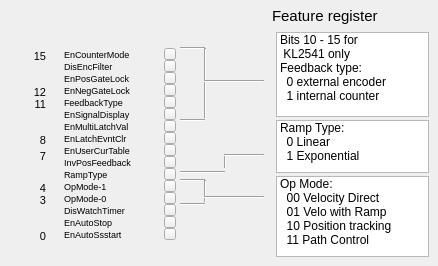
      <widget class="QWidget" name="feature1_2">
       <attribute name="title">
        <string>Feature 1</string>
       </attribute>
       <widget class="QELabel" name="qelabel_238">
        <property name="geometry">
         <rect>
          <x>12</x>
          <y>8</y>
          <width>73</width>
          <height>16</height>
         </rect>
        </property>
        <property name="font">
         <font>
          <pointsize>11</pointsize>
          <weight>75</weight>
          <bold>true</bold>
         </font>
        </property>
        <property name="variable" stdset="0">
         <string>$(P):LI:$(T):DATA.DESC</string>
        </property>
        <property name="variableSubstitutions" stdset="0">
         <string>P=CHA,T=2531-2-2</string>
        </property>
        <property name="displayAlarmState">
         <bool>false</bool>
        </property>
       </widget>
       <widget class="QEBitStatus" name="qebitstatus_16">
        <property name="geometry">
         <rect>
          <x>48</x>
          <y>48</y>
          <width>12</width>
          <height>192</height>
         </rect>
        </property>
        <property name="numberOfBits">
         <number>16</number>
        </property>
        <property name="Orientation">
         <enum>QBitStatus::LSB_On_Bottom</enum>
        </property>
        <property name="offColour">
         <color>
          <red>157</red>
          <green>171</green>
          <blue>193</blue>
         </color>
        </property>
        <property name="variable" stdset="0">
         <string>$(P):LI:$(T):RWE:FEAT</string>
        </property>
        <property name="variableSubstitutions" stdset="0">
         <string>P=CHA,T=2531-2-2</string>
        </property>
        <property name="displayAlarmState">
         <bool>false</bool>
        </property>
       </widget>
       <widget class="TButton" name="featTB_16">
        <property name="geometry">
         <rect>
          <x>164</x>
          <y>48</y>
          <width>12</width>
          <height>12</height>
         </rect>
        </property>
        <property name="text">
         <string/>
        </property>
        <property name="variable" stdset="0">
         <string>$(P):LO:SC:$(T):RWE:FEAT</string>
        </property>
        <property name="variableSubstitutions" stdset="0">
         <string>P=CHA,T=2531-2-2</string>
        </property>
        <property name="subscribe">
         <bool>true</bool>
        </property>
        <property name="AlarmEnable" stdset="0">
         <bool>false</bool>
        </property>
        <property name="showLabel">
         <bool>false</bool>
        </property>
        <property name="bitNumber" stdset="0">
         <UInt>15</UInt>
        </property>
       </widget>
       <widget class="TButton" name="featTB_17">
        <property name="geometry">
         <rect>
          <x>164</x>
          <y>60</y>
          <width>12</width>
          <height>12</height>
         </rect>
        </property>
        <property name="text">
         <string/>
        </property>
        <property name="variable" stdset="0">
         <string>$(P):LO:SC:$(T):RWE:FEAT</string>
        </property>
        <property name="variableSubstitutions" stdset="0">
         <string>P=CHA,T=2531-2-2</string>
        </property>
        <property name="subscribe">
         <bool>true</bool>
        </property>
        <property name="AlarmEnable" stdset="0">
         <bool>false</bool>
        </property>
        <property name="showLabel">
         <bool>false</bool>
        </property>
        <property name="bitNumber" stdset="0">
         <UInt>14</UInt>
        </property>
       </widget>
       <widget class="TButton" name="featTB_18">
        <property name="geometry">
         <rect>
          <x>164</x>
          <y>72</y>
          <width>12</width>
          <height>12</height>
         </rect>
        </property>
        <property name="text">
         <string/>
        </property>
        <property name="variable" stdset="0">
         <string>$(P):LO:SC:$(T):RWE:FEAT</string>
        </property>
        <property name="variableSubstitutions" stdset="0">
         <string>P=CHA,T=2531-2-2</string>
        </property>
        <property name="subscribe">
         <bool>true</bool>
        </property>
        <property name="AlarmEnable" stdset="0">
         <bool>false</bool>
        </property>
        <property name="showLabel">
         <bool>false</bool>
        </property>
        <property name="bitNumber" stdset="0">
         <UInt>13</UInt>
        </property>
       </widget>
       <widget class="TButton" name="featTB_19">
        <property name="geometry">
         <rect>
          <x>164</x>
          <y>84</y>
          <width>12</width>
          <height>12</height>
         </rect>
        </property>
        <property name="text">
         <string/>
        </property>
        <property name="variable" stdset="0">
         <string>$(P):LO:SC:$(T):RWE:FEAT</string>
        </property>
        <property name="variableSubstitutions" stdset="0">
         <string>P=CHA,T=2531-2-2</string>
        </property>
        <property name="subscribe">
         <bool>true</bool>
        </property>
        <property name="AlarmEnable" stdset="0">
         <bool>false</bool>
        </property>
        <property name="showLabel">
         <bool>false</bool>
        </property>
        <property name="bitNumber" stdset="0">
         <UInt>12</UInt>
        </property>
       </widget>
       <widget class="TButton" name="featTB_20">
        <property name="geometry">
         <rect>
          <x>164</x>
          <y>96</y>
          <width>12</width>
          <height>12</height>
         </rect>
        </property>
        <property name="text">
         <string/>
        </property>
        <property name="variable" stdset="0">
         <string>$(P):LO:SC:$(T):RWE:FEAT</string>
        </property>
        <property name="variableSubstitutions" stdset="0">
         <string>P=CHA,T=2531-2-2</string>
        </property>
        <property name="subscribe">
         <bool>true</bool>
        </property>
        <property name="AlarmEnable" stdset="0">
         <bool>false</bool>
        </property>
        <property name="showLabel">
         <bool>false</bool>
        </property>
        <property name="bitNumber" stdset="0">
         <UInt>11</UInt>
        </property>
       </widget>
       <widget class="TButton" name="featTB_21">
        <property name="geometry">
         <rect>
          <x>164</x>
          <y>108</y>
          <width>12</width>
          <height>12</height>
         </rect>
        </property>
        <property name="text">
         <string/>
        </property>
        <property name="variable" stdset="0">
         <string>$(P):LO:SC:$(T):RWE:FEAT</string>
        </property>
        <property name="variableSubstitutions" stdset="0">
         <string>P=CHA,T=2531-2-2</string>
        </property>
        <property name="subscribe">
         <bool>true</bool>
        </property>
        <property name="AlarmEnable" stdset="0">
         <bool>false</bool>
        </property>
        <property name="showLabel">
         <bool>false</bool>
        </property>
        <property name="bitNumber" stdset="0">
         <UInt>10</UInt>
        </property>
       </widget>
       <widget class="TButton" name="featTB_22">
        <property name="geometry">
         <rect>
          <x>164</x>
          <y>120</y>
          <width>12</width>
          <height>12</height>
         </rect>
        </property>
        <property name="text">
         <string/>
        </property>
        <property name="variable" stdset="0">
         <string>$(P):LO:SC:$(T):RWE:FEAT</string>
        </property>
        <property name="variableSubstitutions" stdset="0">
         <string>P=CHA,T=2531-2-2</string>
        </property>
        <property name="subscribe">
         <bool>true</bool>
        </property>
        <property name="AlarmEnable" stdset="0">
         <bool>false</bool>
        </property>
        <property name="showLabel">
         <bool>false</bool>
        </property>
        <property name="bitNumber" stdset="0">
         <UInt>9</UInt>
        </property>
       </widget>
       <widget class="TButton" name="featTB_23">
        <property name="geometry">
         <rect>
          <x>164</x>
          <y>132</y>
          <width>12</width>
          <height>12</height>
         </rect>
        </property>
        <property name="text">
         <string/>
        </property>
        <property name="variable" stdset="0">
         <string>$(P):LO:SC:$(T):RWE:FEAT</string>
        </property>
        <property name="variableSubstitutions" stdset="0">
         <string>P=CHA,T=2531-2-2</string>
        </property>
        <property name="subscribe">
         <bool>true</bool>
        </property>
        <property name="AlarmEnable" stdset="0">
         <bool>false</bool>
        </property>
        <property name="showLabel">
         <bool>false</bool>
        </property>
        <property name="bitNumber" stdset="0">
         <UInt>8</UInt>
        </property>
       </widget>
       <widget class="TButton" name="featTB_24">
        <property name="geometry">
         <rect>
          <x>164</x>
          <y>144</y>
          <width>12</width>
          <height>12</height>
         </rect>
        </property>
        <property name="text">
         <string/>
        </property>
        <property name="variable" stdset="0">
         <string>$(P):LO:SC:$(T):RWE:FEAT</string>
        </property>
        <property name="variableSubstitutions" stdset="0">
         <string>P=CHA,T=2531-2-2</string>
        </property>
        <property name="subscribe">
         <bool>true</bool>
        </property>
        <property name="AlarmEnable" stdset="0">
         <bool>false</bool>
        </property>
        <property name="showLabel">
         <bool>false</bool>
        </property>
        <property name="bitNumber" stdset="0">
         <UInt>7</UInt>
        </property>
       </widget>
       <widget class="TButton" name="featTB_25">
        <property name="geometry">
         <rect>
          <x>164</x>
          <y>156</y>
          <width>12</width>
          <height>12</height>
         </rect>
        </property>
        <property name="text">
         <string/>
        </property>
        <property name="variable" stdset="0">
         <string>$(P):LO:SC:$(T):RWE:FEAT</string>
        </property>
        <property name="variableSubstitutions" stdset="0">
         <string>P=CHA,T=2531-2-2</string>
        </property>
        <property name="subscribe">
         <bool>true</bool>
        </property>
        <property name="AlarmEnable" stdset="0">
         <bool>false</bool>
        </property>
        <property name="showLabel">
         <bool>false</bool>
        </property>
        <property name="bitNumber" stdset="0">
         <UInt>6</UInt>
        </property>
       </widget>
       <widget class="TButton" name="featTB_26">
        <property name="geometry">
         <rect>
          <x>164</x>
          <y>168</y>
          <width>12</width>
          <height>12</height>
         </rect>
        </property>
        <property name="text">
         <string/>
        </property>
        <property name="variable" stdset="0">
         <string>$(P):LO:SC:$(T):RWE:FEAT</string>
        </property>
        <property name="variableSubstitutions" stdset="0">
         <string>P=CHA,T=2531-2-2</string>
        </property>
        <property name="subscribe">
         <bool>true</bool>
        </property>
        <property name="AlarmEnable" stdset="0">
         <bool>false</bool>
        </property>
        <property name="showLabel">
         <bool>false</bool>
        </property>
        <property name="bitNumber" stdset="0">
         <UInt>5</UInt>
        </property>
       </widget>
       <widget class="TButton" name="featTB_27">
        <property name="geometry">
         <rect>
          <x>164</x>
          <y>180</y>
          <width>12</width>
          <height>12</height>
         </rect>
        </property>
        <property name="text">
         <string/>
        </property>
        <property name="variable" stdset="0">
         <string>$(P):LO:SC:$(T):RWE:FEAT</string>
        </property>
        <property name="variableSubstitutions" stdset="0">
         <string>P=CHA,T=2531-2-2</string>
        </property>
        <property name="subscribe">
         <bool>true</bool>
        </property>
        <property name="AlarmEnable" stdset="0">
         <bool>false</bool>
        </property>
        <property name="showLabel">
         <bool>false</bool>
        </property>
        <property name="bitNumber" stdset="0">
         <UInt>4</UInt>
        </property>
       </widget>
       <widget class="TButton" name="featTB_28">
        <property name="geometry">
         <rect>
          <x>164</x>
          <y>192</y>
          <width>12</width>
          <height>12</height>
         </rect>
        </property>
        <property name="text">
         <string/>
        </property>
        <property name="variable" stdset="0">
         <string>$(P):LO:SC:$(T):RWE:FEAT</string>
        </property>
        <property name="variableSubstitutions" stdset="0">
         <string>P=CHA,T=2531-2-2</string>
        </property>
        <property name="subscribe">
         <bool>true</bool>
        </property>
        <property name="AlarmEnable" stdset="0">
         <bool>false</bool>
        </property>
        <property name="showLabel">
         <bool>false</bool>
        </property>
        <property name="bitNumber" stdset="0">
         <UInt>3</UInt>
        </property>
       </widget>
       <widget class="TButton" name="featTB_29">
        <property name="geometry">
         <rect>
          <x>164</x>
          <y>204</y>
          <width>12</width>
          <height>12</height>
         </rect>
        </property>
        <property name="text">
         <string/>
        </property>
        <property name="variable" stdset="0">
         <string>$(P):LO:SC:$(T):RWE:FEAT</string>
        </property>
        <property name="variableSubstitutions" stdset="0">
         <string>P=CHA,T=2531-2-2</string>
        </property>
        <property name="subscribe">
         <bool>true</bool>
        </property>
        <property name="AlarmEnable" stdset="0">
         <bool>false</bool>
        </property>
        <property name="showLabel">
         <bool>false</bool>
        </property>
        <property name="bitNumber" stdset="0">
         <UInt>2</UInt>
        </property>
       </widget>
       <widget class="TButton" name="featTB_30">
        <property name="geometry">
         <rect>
          <x>164</x>
          <y>216</y>
          <width>12</width>
          <height>12</height>
         </rect>
        </property>
        <property name="text">
         <string/>
        </property>
        <property name="variable" stdset="0">
         <string>$(P):LO:SC:$(T):RWE:FEAT</string>
        </property>
        <property name="variableSubstitutions" stdset="0">
         <string>P=CHA,T=2531-2-2</string>
        </property>
        <property name="subscribe">
         <bool>true</bool>
        </property>
        <property name="AlarmEnable" stdset="0">
         <bool>false</bool>
        </property>
        <property name="showLabel">
         <bool>false</bool>
        </property>
        <property name="bitNumber" stdset="0">
         <UInt>1</UInt>
        </property>
       </widget>
       <widget class="TButton" name="featTB_31">
        <property name="geometry">
         <rect>
          <x>164</x>
          <y>228</y>
          <width>12</width>
          <height>12</height>
         </rect>
        </property>
        <property name="text">
         <string/>
        </property>
        <property name="variable" stdset="0">
         <string>$(P):LO:SC:$(T):RWE:FEAT</string>
        </property>
        <property name="variableSubstitutions" stdset="0">
         <string>P=CHA,T=2531-2-2</string>
        </property>
        <property name="subscribe">
         <bool>true</bool>
        </property>
        <property name="AlarmEnable" stdset="0">
         <bool>false</bool>
        </property>
        <property name="showLabel">
         <bool>false</bool>
        </property>
       </widget>
       <widget class="QLabel" name="label_100">
        <property name="geometry">
         <rect>
          <x>32</x>
          <y>230</y>
          <width>14</width>
          <height>12</height>
         </rect>
        </property>
        <property name="font">
         <font>
          <pointsize>8</pointsize>
         </font>
        </property>
        <property name="text">
         <string>0</string>
        </property>
        <property name="alignment">
         <set>Qt::AlignRight|Qt::AlignTrailing|Qt::AlignVCenter</set>
        </property>
       </widget>
       <widget class="QLabel" name="label_101">
        <property name="geometry">
         <rect>
          <x>32</x>
          <y>194</y>
          <width>14</width>
          <height>12</height>
         </rect>
        </property>
        <property name="font">
         <font>
          <pointsize>8</pointsize>
         </font>
        </property>
        <property name="text">
         <string>3</string>
        </property>
        <property name="alignment">
         <set>Qt::AlignRight|Qt::AlignTrailing|Qt::AlignVCenter</set>
        </property>
       </widget>
       <widget class="QLabel" name="label_102">
        <property name="geometry">
         <rect>
          <x>32</x>
          <y>182</y>
          <width>14</width>
          <height>12</height>
         </rect>
        </property>
        <property name="font">
         <font>
          <pointsize>8</pointsize>
         </font>
        </property>
        <property name="text">
         <string>4</string>
        </property>
        <property name="alignment">
         <set>Qt::AlignRight|Qt::AlignTrailing|Qt::AlignVCenter</set>
        </property>
       </widget>
       <widget class="QLabel" name="label_103">
        <property name="geometry">
         <rect>
          <x>32</x>
          <y>150</y>
          <width>14</width>
          <height>12</height>
         </rect>
        </property>
        <property name="font">
         <font>
          <pointsize>8</pointsize>
         </font>
        </property>
        <property name="text">
         <string>7</string>
        </property>
        <property name="alignment">
         <set>Qt::AlignRight|Qt::AlignTrailing|Qt::AlignVCenter</set>
        </property>
       </widget>
       <widget class="QLabel" name="label_104">
        <property name="geometry">
         <rect>
          <x>32</x>
          <y>134</y>
          <width>14</width>
          <height>12</height>
         </rect>
        </property>
        <property name="font">
         <font>
          <pointsize>8</pointsize>
         </font>
        </property>
        <property name="text">
         <string>8</string>
        </property>
        <property name="alignment">
         <set>Qt::AlignRight|Qt::AlignTrailing|Qt::AlignVCenter</set>
        </property>
       </widget>
       <widget class="QLabel" name="label_105">
        <property name="geometry">
         <rect>
          <x>32</x>
          <y>98</y>
          <width>14</width>
          <height>12</height>
         </rect>
        </property>
        <property name="font">
         <font>
          <pointsize>8</pointsize>
         </font>
        </property>
        <property name="text">
         <string>11</string>
        </property>
        <property name="alignment">
         <set>Qt::AlignRight|Qt::AlignTrailing|Qt::AlignVCenter</set>
        </property>
       </widget>
       <widget class="QLabel" name="label_106">
        <property name="geometry">
         <rect>
          <x>32</x>
          <y>86</y>
          <width>14</width>
          <height>12</height>
         </rect>
        </property>
        <property name="font">
         <font>
          <pointsize>8</pointsize>
         </font>
        </property>
        <property name="text">
         <string>12</string>
        </property>
        <property name="alignment">
         <set>Qt::AlignRight|Qt::AlignTrailing|Qt::AlignVCenter</set>
        </property>
       </widget>
       <widget class="QLabel" name="label_107">
        <property name="geometry">
         <rect>
          <x>32</x>
          <y>50</y>
          <width>14</width>
          <height>12</height>
         </rect>
        </property>
        <property name="font">
         <font>
          <pointsize>8</pointsize>
         </font>
        </property>
        <property name="text">
         <string>15</string>
        </property>
        <property name="alignment">
         <set>Qt::AlignRight|Qt::AlignTrailing|Qt::AlignVCenter</set>
        </property>
       </widget>
       <widget class="QLabel" name="label_108">
        <property name="geometry">
         <rect>
          <x>272</x>
          <y>8</y>
          <width>125</width>
          <height>16</height>
         </rect>
        </property>
        <property name="font">
         <font>
          <pointsize>11</pointsize>
         </font>
        </property>
        <property name="text">
         <string>Feature register</string>
        </property>
       </widget>
       <widget class="QLabel" name="label_109">
        <property name="geometry">
         <rect>
          <x>64</x>
          <y>202</y>
          <width>77</width>
          <height>16</height>
         </rect>
        </property>
        <property name="font">
         <font>
          <pointsize>7</pointsize>
         </font>
        </property>
        <property name="text">
         <string>DisWatchTimer</string>
        </property>
       </widget>
       <widget class="QLabel" name="label_110">
        <property name="geometry">
         <rect>
          <x>64</x>
          <y>214</y>
          <width>77</width>
          <height>16</height>
         </rect>
        </property>
        <property name="font">
         <font>
          <pointsize>7</pointsize>
         </font>
        </property>
        <property name="text">
         <string>EnAutoStop</string>
        </property>
       </widget>
       <widget class="QLabel" name="label_111">
        <property name="geometry">
         <rect>
          <x>64</x>
          <y>226</y>
          <width>77</width>
          <height>16</height>
         </rect>
        </property>
        <property name="font">
         <font>
          <pointsize>7</pointsize>
         </font>
        </property>
        <property name="text">
         <string>EnAutoSsstart</string>
        </property>
       </widget>
       <widget class="QLabel" name="label_112">
        <property name="geometry">
         <rect>
          <x>64</x>
          <y>46</y>
          <width>77</width>
          <height>16</height>
         </rect>
        </property>
        <property name="font">
         <font>
          <pointsize>7</pointsize>
         </font>
        </property>
        <property name="text">
         <string>EnCounterMode</string>
        </property>
       </widget>
       <widget class="QLabel" name="label_113">
        <property name="geometry">
         <rect>
          <x>64</x>
          <y>58</y>
          <width>77</width>
          <height>16</height>
         </rect>
        </property>
        <property name="font">
         <font>
          <pointsize>7</pointsize>
         </font>
        </property>
        <property name="text">
         <string>DisEncFilter</string>
        </property>
       </widget>
       <widget class="QLabel" name="label_114">
        <property name="geometry">
         <rect>
          <x>64</x>
          <y>70</y>
          <width>77</width>
          <height>16</height>
         </rect>
        </property>
        <property name="font">
         <font>
          <pointsize>7</pointsize>
         </font>
        </property>
        <property name="text">
         <string>EnPosGateLock</string>
        </property>
       </widget>
       <widget class="QLabel" name="label_115">
        <property name="geometry">
         <rect>
          <x>64</x>
          <y>82</y>
          <width>77</width>
          <height>16</height>
         </rect>
        </property>
        <property name="font">
         <font>
          <pointsize>7</pointsize>
         </font>
        </property>
        <property name="text">
         <string>EnNegGateLock</string>
        </property>
       </widget>
       <widget class="QLabel" name="label_116">
        <property name="geometry">
         <rect>
          <x>64</x>
          <y>94</y>
          <width>77</width>
          <height>16</height>
         </rect>
        </property>
        <property name="font">
         <font>
          <pointsize>7</pointsize>
         </font>
        </property>
        <property name="text">
         <string>FeedbackType</string>
        </property>
       </widget>
       <widget class="QLabel" name="label_117">
        <property name="geometry">
         <rect>
          <x>64</x>
          <y>106</y>
          <width>77</width>
          <height>16</height>
         </rect>
        </property>
        <property name="font">
         <font>
          <pointsize>7</pointsize>
         </font>
        </property>
        <property name="text">
         <string>EnSignalDisplay</string>
        </property>
       </widget>
       <widget class="QLabel" name="label_118">
        <property name="geometry">
         <rect>
          <x>64</x>
          <y>118</y>
          <width>77</width>
          <height>16</height>
         </rect>
        </property>
        <property name="font">
         <font>
          <pointsize>7</pointsize>
         </font>
        </property>
        <property name="text">
         <string>EnMultiLatchVal</string>
        </property>
       </widget>
       <widget class="QLabel" name="label_119">
        <property name="geometry">
         <rect>
          <x>64</x>
          <y>132</y>
          <width>81</width>
          <height>13</height>
         </rect>
        </property>
        <property name="font">
         <font>
          <pointsize>7</pointsize>
         </font>
        </property>
        <property name="text">
         <string>EnLatchEvntClr</string>
        </property>
       </widget>
       <widget class="QLabel" name="label_120">
        <property name="geometry">
         <rect>
          <x>64</x>
          <y>142</y>
          <width>77</width>
          <height>16</height>
         </rect>
        </property>
        <property name="font">
         <font>
          <pointsize>7</pointsize>
         </font>
        </property>
        <property name="text">
         <string>EnUserCurTable</string>
        </property>
       </widget>
       <widget class="QLabel" name="label_121">
        <property name="geometry">
         <rect>
          <x>64</x>
          <y>154</y>
          <width>77</width>
          <height>16</height>
         </rect>
        </property>
        <property name="font">
         <font>
          <pointsize>7</pointsize>
         </font>
        </property>
        <property name="text">
         <string>InvPosFeedback</string>
        </property>
       </widget>
       <widget class="QLabel" name="label_122">
        <property name="geometry">
         <rect>
          <x>64</x>
          <y>166</y>
          <width>77</width>
          <height>16</height>
         </rect>
        </property>
        <property name="font">
         <font>
          <pointsize>7</pointsize>
         </font>
        </property>
        <property name="text">
         <string>RampType</string>
        </property>
       </widget>
       <widget class="QLabel" name="label_123">
        <property name="geometry">
         <rect>
          <x>64</x>
          <y>178</y>
          <width>77</width>
          <height>16</height>
         </rect>
        </property>
        <property name="font">
         <font>
          <pointsize>7</pointsize>
         </font>
        </property>
        <property name="text">
         <string>OpMode-1</string>
        </property>
       </widget>
       <widget class="QLabel" name="label_124">
        <property name="geometry">
         <rect>
          <x>64</x>
          <y>190</y>
          <width>77</width>
          <height>16</height>
         </rect>
        </property>
        <property name="font">
         <font>
          <pointsize>7</pointsize>
         </font>
        </property>
        <property name="text">
         <string>OpMode-0</string>
        </property>
       </widget>
       <widget class="QListWidget" name="listWidget_4">
        <property name="geometry">
         <rect>
          <x>276</x>
          <y>32</y>
          <width>153</width>
          <height>85</height>
         </rect>
        </property>
        <item>
         <property name="text">
          <string>Bits 10 - 15 for</string>
         </property>
        </item>
        <item>
         <property name="text">
          <string> KL2541 only</string>
         </property>
        </item>
        <item>
         <property name="text">
          <string>Feedback type:</string>
         </property>
        </item>
        <item>
         <property name="text">
          <string>  0 external encoder</string>
         </property>
        </item>
        <item>
         <property name="text">
          <string>  1 internal counter</string>
         </property>
        </item>
       </widget>
       <widget class="QListWidget" name="listWidget_5">
        <property name="geometry">
         <rect>
          <x>276</x>
          <y>120</y>
          <width>153</width>
          <height>53</height>
         </rect>
        </property>
        <item>
         <property name="text">
          <string>Ramp Type:</string>
         </property>
        </item>
        <item>
         <property name="text">
          <string>  0 Linear</string>
         </property>
        </item>
        <item>
         <property name="text">
          <string>  1 Exponential</string>
         </property>
        </item>
       </widget>
       <widget class="QListWidget" name="listWidget_6">
        <property name="geometry">
         <rect>
          <x>276</x>
          <y>176</y>
          <width>153</width>
          <height>81</height>
         </rect>
        </property>
        <item>
         <property name="text">
          <string>Op Mode:</string>
         </property>
        </item>
        <item>
         <property name="text">
          <string>  00 Velocity Direct</string>
         </property>
        </item>
        <item>
         <property name="text">
          <string>  01 Velo with Ramp</string>
         </property>
        </item>
        <item>
         <property name="text">
          <string>  10 Position tracking</string>
         </property>
        </item>
        <item>
         <property name="text">
          <string>  11 Path Control</string>
         </property>
        </item>
       </widget>
       <widget class="Line" name="line_14">
        <property name="geometry">
         <rect>
          <x>180</x>
          <y>196</y>
          <width>25</width>
          <height>16</height>
         </rect>
        </property>
        <property name="orientation">
         <enum>Qt::Horizontal</enum>
        </property>
       </widget>
       <widget class="Line" name="line_15">
        <property name="geometry">
         <rect>
          <x>180</x>
          <y>172</y>
          <width>25</width>
          <height>16</height>
         </rect>
        </property>
        <property name="orientation">
         <enum>Qt::Horizontal</enum>
        </property>
       </widget>
       <widget class="Line" name="line_16">
        <property name="geometry">
         <rect>
          <x>180</x>
          <y>112</y>
          <width>25</width>
          <height>16</height>
         </rect>
        </property>
        <property name="orientation">
         <enum>Qt::Horizontal</enum>
        </property>
       </widget>
       <widget class="Line" name="line_17">
        <property name="geometry">
         <rect>
          <x>180</x>
          <y>40</y>
          <width>25</width>
          <height>16</height>
         </rect>
        </property>
        <property name="orientation">
         <enum>Qt::Horizontal</enum>
        </property>
       </widget>
       <widget class="Line" name="line_18">
        <property name="geometry">
         <rect>
          <x>204</x>
          <y>48</y>
          <width>3</width>
          <height>70</height>
         </rect>
        </property>
        <property name="orientation">
         <enum>Qt::Vertical</enum>
        </property>
       </widget>
       <widget class="Line" name="line_19">
        <property name="geometry">
         <rect>
          <x>180</x>
          <y>164</y>
          <width>45</width>
          <height>16</height>
         </rect>
        </property>
        <property name="orientation">
         <enum>Qt::Horizontal</enum>
        </property>
       </widget>
       <widget class="Line" name="line_20">
        <property name="geometry">
         <rect>
          <x>224</x>
          <y>154</y>
          <width>3</width>
          <height>14</height>
         </rect>
        </property>
        <property name="orientation">
         <enum>Qt::Vertical</enum>
        </property>
       </widget>
       <widget class="Line" name="line_21">
        <property name="geometry">
         <rect>
          <x>204</x>
          <y>180</y>
          <width>3</width>
          <height>22</height>
         </rect>
        </property>
        <property name="orientation">
         <enum>Qt::Vertical</enum>
        </property>
       </widget>
       <widget class="Line" name="line_22">
        <property name="geometry">
         <rect>
          <x>204</x>
          <y>80</y>
          <width>60</width>
          <height>3</height>
         </rect>
        </property>
        <property name="orientation">
         <enum>Qt::Horizontal</enum>
        </property>
       </widget>
       <widget class="Line" name="line_23">
        <property name="geometry">
         <rect>
          <x>224</x>
          <y>154</y>
          <width>40</width>
          <height>3</height>
         </rect>
        </property>
        <property name="orientation">
         <enum>Qt::Horizontal</enum>
        </property>
       </widget>
       <widget class="Line" name="line_24">
        <property name="geometry">
         <rect>
          <x>204</x>
          <y>196</y>
          <width>60</width>
          <height>3</height>
         </rect>
        </property>
        <property name="orientation">
         <enum>Qt::Horizontal</enum>
        </property>
       </widget>
      </widget>
